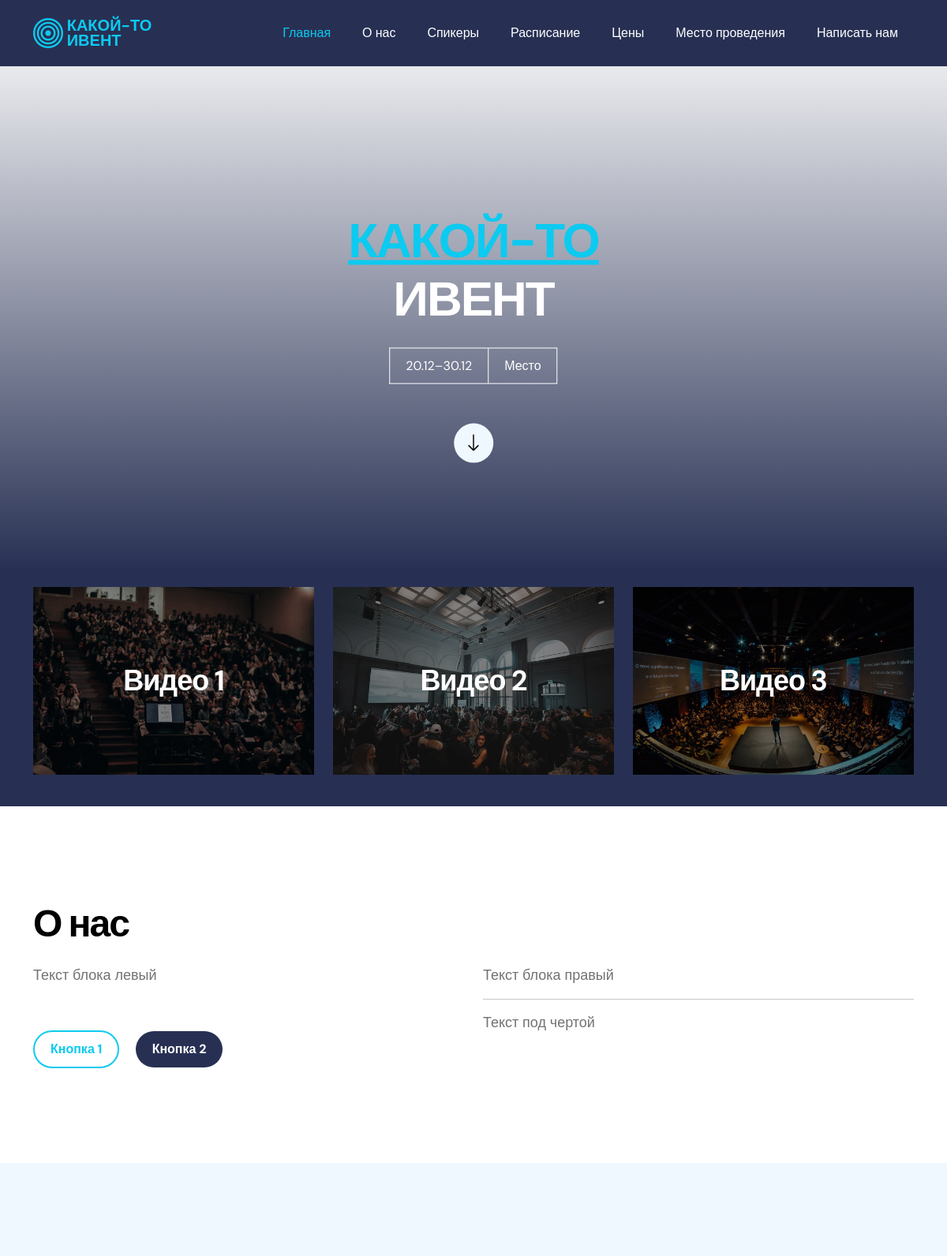
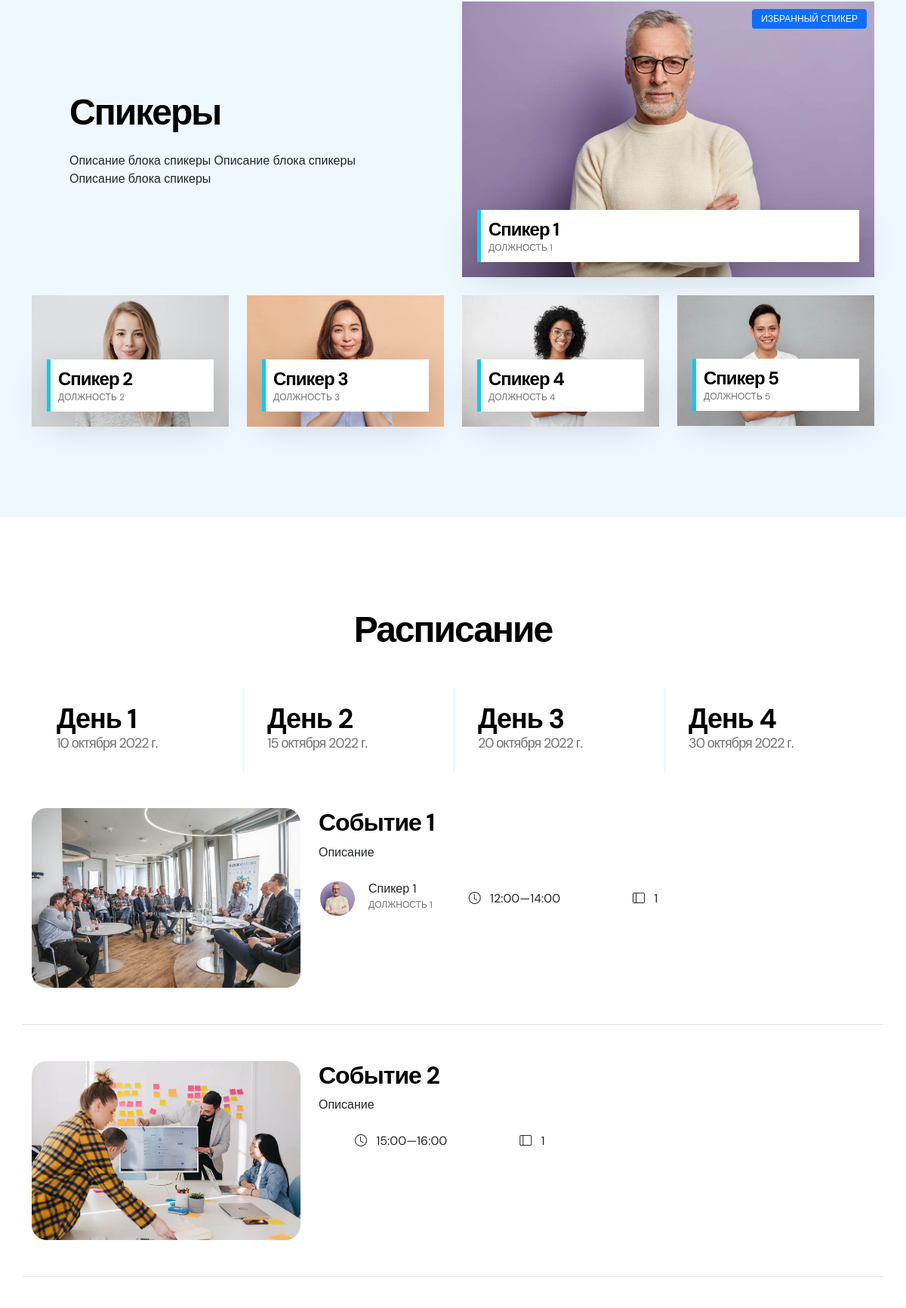
The page / (upper part) on the database its author committed (2 pictures, top to bottom).
### main/models.py (models this page shows, shortened)
class Main(models.Model):
    main_title = models.CharField('Title страницы', max_length=80)
    main_description = models.CharField('Description страницы', max_length=255)
    main_name = models.CharField('Название сайта', max_length=100)
    main_copywrite = models.CharField('Копирайт в подвале', max_length=150)
    main_fb = models.CharField('FB в подвале', max_length=100, null=True, blank=True)
    main_instagram = models.CharField('Instagram в подвале', max_length=100, null=True, blank=True)
    main_wa = models.CharField('WA в подвале', max_length=100, null=True, blank=True)
    main_yt = models.CharField('YouTube в подвале', max_length=100, null=True, blank=True)
    class Meta:
        verbose_name = "Настройки"

class Menu(models.Model):
    menu_title = models.CharField('Пукнт меню', max_length=50)
    menu_url = models.CharField('Ссылка меню', max_length=50)
    menu_footer = models.BooleanField('Отображать пункт меню в подвале', default=False)
    menu_order = models.SmallIntegerField('Порядок', default=0)
    menu_draft = models.BooleanField('Публикация', default=True)
    id_menu = models.ForeignKey(Main, on_delete=models.CASCADE, related_name='id_menu', default='')
    class Meta:
        verbose_name = "Пункты меню"
        verbose_name_plural = "Пункты меню"

### banner/models.py (models this page shows, shortened)
class Banner(models.Model):
    banner_title_one = models.CharField('Подчеркнутый текст', max_length=50)
    banner_title_two = models.CharField('Текст', max_length=50)
    banner_date = models.CharField('Даты проведения', max_length=50)
    banner_plase = models.CharField('Место проведения', max_length=50)
    banner_movie = models.FileField('Видео на фоне', upload_to='banner/')
    class Meta:
        verbose_name = "Основной баннер"

class BannerVideo(models.Model):
    video_title = models.CharField('Название', max_length=50)
    video_url = models.CharField('Ссылка на видео', max_length=200)
    video_prew = models.ImageField('Превью видео', upload_to='banner/')
    video_order = models.SmallIntegerField('Порядок', default=0)
    video_draft = models.BooleanField('Публикация', default=True)
    id_video = models.ForeignKey(Banner, on_delete=models.CASCADE, related_name='id_video', default='')
    class Meta:
        verbose_name = "Видео в баннере"
        verbose_name_plural = "Видео в банере"

### about/models.py (models this page shows, shortened)
class About(models.Model):
    about_title = models.CharField('Заголовок блока', max_length=50)
    about_text_left = models.TextField('Текст левой колонки')
    about_button_one_title = models.CharField('Название первой кнопки', max_length=50, null=True, blank=True)
    about_button_one_url = models.CharField('Ссылка первой кнопки', max_length=80, null=True, blank=True,
                                            help_text='Может быть задана ссылка на блок через #')
    about_button_two_title = models.CharField('Название второй кнопки', max_length=50, null=True, blank=True)
    about_button_two_url = models.CharField('Ссылка второй кнопки', max_length=80, null=True, blank=True,
                                            help_text='Может быть задана ссылка на блок через #')
    about_text_right = models.TextField('Текст правой колонки')
    about_text_underline = models.TextField('Текст под чертой')
    class Meta:
        verbose_name = "Блок «О нас»"

### speakers/models.py (models this page shows, shortened)
class SpeakersMain(models.Model):
    title = models.CharField('Заголвок блока', max_length=50)
    descr = models.TextField('Описание блока')
    class Meta:
        verbose_name = "Настройки блока Спикеров"

class Speakers(models.Model):
    speakers_title = models.CharField('ФИО спикера', max_length=100)
    speakers_descr = models.CharField('Долдность спикера', max_length=70)
    speakers_inst = models.CharField('Инстаграмм спикера', max_length=100, null=True, blank=True)
    speakers_photo = models.ImageField('Фото спикера', upload_to='photo/')
    speakers_main = models.BooleanField('Избранный спикер?', default=False)
    speakers_order = models.SmallIntegerField('Порядок', default=0)
    speakers_draft = models.BooleanField('Публикация', default=True)
    class Meta:
        verbose_name = "Спикеры"
        verbose_name_plural = "Спикеры"

### schedule/models.py (models this page shows, shortened)
class TitleSchedule(models.Model):
    title = models.CharField('Заголовок блока', max_length=60)
    class Meta:
        verbose_name = "Заголовок блока"

class Schedule(models.Model):
    title_schedule = models.CharField('Название дня', max_length=50)
    date_schedule = models.DateField('Дата проведения', default=date.today)
    id_schedule = models.CharField('ID вкладки', max_length=50, help_text='Пример: day_1')
    class Meta:
        verbose_name = "День проведения"
        verbose_name_plural = "День проведения"

### streamblocks/models.py (models this page shows)
class ScheduleItem(models.Model):
    title = models.CharField('Название собития', max_length=100)
    decsr = models.TextField('Описание события')
    photo = models.ImageField('Фото события', upload_to='photo/')
    speaker = models.ForeignKey(Speakers, on_delete=models.PROTECT, related_name='speaker_schedule', blank=True,
                                null=True)
    time_begin = models.TimeField('Время начала', default=now)
    time_end = models.TimeField('Время окончания', default=now)
    date_ivent = models.ManyToManyField(to='schedule.Schedule', verbose_name='Даты ивента',
                                            related_name='ivent_date')
    place = models.CharField('Место проведения', max_length=60)
    draft = models.BooleanField('Публикация', default=True)
    class Meta:
        verbose_name = "Расписание"
        verbose_name_plural = "Расписание"

### main/views.py (the view)
# urls.py: path('', main),
def main(request):
    error = ''
    if request.method == 'POST':
        form = FormOnPage(request.POST)
        if form.is_valid():
            try:
                form.save()
            except:
                error = 'Форма не была отправлена'
    else:
        form = FormOnPage()
    return render(request, 'index.html', {'form': form, 'error': error, 'all_main': Main.objects.all()})

### templates/index.html (shortened to what this page needs)
<!doctype html>
{% load static %}
{% load tags %}
{% for main in all_main %}
<html lang="ru">
<head>
    <link href="{% static 'css/bootstrap.min.css' %}" rel="stylesheet">
    <link href="{% static 'css/bootstrap-icons.css' %}" rel="stylesheet">
    <link href="{% static 'css/templatemo-leadership-event.css' %}" rel="stylesheet">
</head>
<body>
<nav class="navbar navbar-expand-lg">
    <div class="container">
        <a href="/" class="navbar-brand mx-auto mx-lg-0">
            <i class="bi-bullseye brand-logo"></i>
            <span class="brand-text">{{ main.main_name | safe }}</span>
        </a>
        {% get_header_menu %}
</nav>
<main>
    {% get_banner %}
    {% get_banner_video %}
    {% get_about_block %}
    {% get_speakers %}
    {% get_schedule %}
</main>
</body>
{% endfor %}
</html>

### templates/tags/header_menu.html (shortened to what this page needs)
<div class="collapse navbar-collapse" id="navbarNav">
    <ul class="navbar-nav ms-auto">
        {% for header_menu in header_menu_all %}
        <li class="nav-item">
            <a class="nav-link click-scroll" href="{{ header_menu.menu_url }}">{{ header_menu.menu_title }}</a>
        </li>
        {% endfor %}
    </ul>

### templates/tags/banner.html
{% for banner in banner_all %}
<section class="hero" id="section_1">
    <div class="container">
        <div class="row">
            <div class="col-lg-5 col-12 m-auto">
                <div class="hero-text">
                    <h1 class="text-white mb-4"><u class="text-info">{{ banner.banner_title_one }}</u><br>{{ banner.banner_title_two }}</h1>
                    <div class="d-flex justify-content-center align-items-center">
                        <span class="date-text">{{ banner.banner_date }}</span>
                        <span class="location-text">{{ banner.banner_plase }}</span>
                    </div>
                    <a href="#section_2" class="custom-link bi-arrow-down arrow-icon"></a>
                </div>
            </div>
        </div>
    </div>
    <div class="video-wrap">
        <video autoplay="" loop="" muted="" class="custom-video" poster="">
            <source src="{{ banner.banner_movie.url }}" type="video/mp4">
        </video>
    </div>
</section>
{% endfor %}

### templates/tags/banner_video.html (shortened to what this page needs)
   <section class="highlight">
                <div class="container">
                    <div class="row">
                        {% for banner_video in banner_video_all %}
                        <div class="col-lg-4 col-md-6 col-12">
                            <div class="highlight-thumb">
                                <img src="{{ banner_video.video_prew.url }}" class="highlight-image img-fluid" alt="">
                                <div class="highlight-info">
                                    <h3 class="highlight-title">{{ banner_video.video_title }}</h3>
                                </div>
                            </div>
                        </div>
                        {% endfor %}
                    </div>
                </div>
            </section>

### templates/tags/about_block.html (shortened to what this page needs)
{% for about_block in about_block_all %}
<section class="about section-padding" id="section_2">
    <div class="container">
        <div class="row">
            <div class="col-lg-10 col-12">
                <h2 class="mb-4">{{ about_block.about_title }}</u></h2>
            </div>
            <div class="col-lg-6 col-12">
                {{ about_block.about_text_left | safe}}
                <br>
                <a class="custom-btn custom-border-btn btn custom-link mt-3 me-3" href="{{ about_block.about_button_one_url}}">{{ about_block.about_button_one_title }}</a>
                <a class="custom-btn btn custom-link mt-3" href="{{ about_block.about_button_two_url }}">{{ about_block.about_button_two_title}}</a>
            </div>
            <div class="col-lg-6 col-12 mt-5 mt-lg-0">
                {{ about_block.about_text_right | safe}}
                <hr>
                <p class="d-inline">{{ about_block.about_text_underline | safe}}</p>
            </div>
        </div>
    </div>
</section>
{% endfor %}

### templates/tags/speakers.html
{% for speakers_block in speakers_block_all %}
{% load tags %}
<section class="speakers section-padding" id="section_3">
        <div class="container">
            <div class="row">
                <div class="col-lg-6 col-12 d-flex flex-column justify-content-center align-items-center">
                    <div class="speakers-text-info">
                        <h2 class="mb-4">{{ speakers_block.title }}</u></h2>
                        {{ speakers_block.descr | safe }}
                    </div>
                </div>
                {% get_speakers_items %}
            </div>
        </div>
    </section>
{% endfor %}

### templates/tags/speakers_items.html (shortened to what this page needs)
{% for speakers_item in speakers_item_all %}
{% if speakers_item.speakers_main == True %}
<div class="col-lg-6 col-12">
    <div class="speakers-thumb">
        <img src="{{ speakers_item.speakers_photo.url }}"
             class="img-fluid speakers-image" alt="">
        <small class="speakers-featured-text">Избранный спикер</small>
        <div class="speakers-info">
            <h5 class="speakers-title mb-0">{{ speakers_item.speakers_title }}</h5>
            <p class="speakers-text mb-0">{{ speakers_item.speakers_descr }}</p>
        </div>
    </div>
</div>
{% endif %}
{% endfor %}
<div class="col-lg-12 col-12">
    <div class="row">
        {% for speakers_item in speakers_item_all %}
        {% if speakers_item.speakers_main == False %}
        <div class="col-lg-3 col-md-6 col-12">
            <div class="speakers-thumb speakers-thumb-small">
                <div class="speakers-info">
                    <h5 class="speakers-title mb-0">{{ speakers_item.speakers_title }}</h5>
                    <p class="speakers-text mb-0">{{ speakers_item.speakers_descr }}</p>
                </div>
            </div>
        </div>
        {% endif %}
        {% endfor %}
    </div>
</div>

### templates/tags/schedule.html
{% for schedule in schedule_all %}
{% load tags %}
<section class="schedule section-padding" id="section_4">
    <div class="container">
        <div class="row">
            <div class="col-lg-12 col-12">
                <h2 class="mb-5 text-center">{{ schedule.title }}</u></h2>
                {% get_schedule_days %}
            </div>
        </div>
    </div>
</section>
{% endfor %}

### templates/tags/schedule_days.html
{% load tags %}
<nav>
    <div class="nav nav-tabs align-items-baseline" id="nav-tab" role="tablist">
        {% for schedule_days in schedule_days_all %}
        <button {% if item.current %} class='nav-link active' {% else %} class='nav-link' {% endif %}
                id="{{ schedule_days.id_schedule }}" data-bs-toggle="tab"
                data-bs-target="#{{ schedule_days.id_schedule }}" type="button" role="tab" aria-selected="true">
            <h3>
                <span>{{ schedule_days.title_schedule }}</span>
                <small>{{ schedule_days.date_schedule }}</small>
            </h3>
        </button>
        {% endfor %}
    </div>
</nav>
{% for schedule_days in schedule_days_all %}
{% for schedule_item in schedule_days.id_schedule_item.all %}
{% for schedule_item in schedule_item_all %}
<div class="tab-content mt-5" id="{{ schedule_days.id_schedule }}">
    <div class='tab-pane fade show active' id="{{ schedule_days.id_schedule }}" role="tabpanel">
        <div class="row border-bottom pb-5 mb-5">
            <div class="col-lg-4 col-12">
                <img src="{{ schedule_item.photo.url }}"
                     class="schedule-image img-fluid" alt="">
            </div>
            <div class="col-lg-8 col-12 mt-3 mt-lg-0">
                <h4 class="mb-2">{{ schedule_item.title }}</h4>
                {{ schedule_item.decsr | safe }}
                <div class="d-flex align-items-center mt-4">
                    {% if schedule_item.speaker %}
                    <div class="avatar-group d-flex">
                        <img src="{{ schedule_item.speaker.speakers_photo.url }}"
                             class="img-fluid avatar-image" alt="">
                        <div class="ms-3">
                            {{ schedule_item.speaker.speakers_title }}
                            <p class="speakers-text mb-0">{{ schedule_item.speaker.speakers_descr }}</p>
                        </div>
                    </div>
                    {% endif %}
                    <span class="mx-3 mx-lg-5">
                                                    <i class="bi-clock me-2"></i>
                                                    {{ schedule_item.time_begin }}—{{ schedule_item.time_end }}
                                                </span>
                    <span class="mx-1 mx-lg-5">
                                                    <i class="bi-layout-sidebar me-2"></i>
                                                    {{ schedule_item.place }}
                                                </span>
                </div>
            </div>
        </div>
    </div>
</div>
{% endfor %}
{% endfor %}
{% endfor %}

### rows shown on the page
Main: main_name "КАКОЙ-ТО ИВЕНТ"
Menu: menu_title "Главная"
Menu: menu_title "О нас"
Menu: menu_title "Спикеры"
Menu: menu_title "Расписание"
Menu: menu_title "Цены"
Menu: menu_title "Место проведения"
Menu: menu_title "Написать нам"
Banner: banner_title_one "КАКОЙ-ТО", banner_title_two "ИВЕНТ", banner_date "20.12–30.12", banner_plase "Место"
BannerVideo: video_prew (picture), video_title "Видео 1"
BannerVideo: video_prew (picture), video_title "Видео 2"
BannerVideo: video_prew (picture), video_title "Видео 3"
About: about_title "О нас", about_text_left "Текст блока левый", about_button_one_title "Кнопка 1", about_button_two_title "Кнопка 2", about_text_right "Текст блока правый", about_text_underline "Текст под чертой"
SpeakersMain: title "Спикеры", descr "Описание блока спикеры Описание блока спикеры Описание блока спикеры"
Speakers: speakers_photo (picture), speakers_title "Спикер 1", speakers_descr "ДОЛЖНОСТЬ 1"
Speakers: speakers_title "Спикер 2", speakers_descr "ДОЛЖНОСТЬ 2"
Speakers: speakers_title "Спикер 3", speakers_descr "ДОЛЖНОСТЬ 3"
Speakers: speakers_title "Спикер 4", speakers_descr "ДОЛЖНОСТЬ 4"
Speakers: speakers_title "Спикер 5", speakers_descr "ДОЛЖНОСТЬ 5"
TitleSchedule: title "Расписание"
Schedule: title_schedule "День 1", date_schedule "10 октября 2022 г."
Schedule: title_schedule "День 2", date_schedule "15 октября 2022 г."
Schedule: title_schedule "День 3", date_schedule "20 октября 2022 г."
Schedule: title_schedule "День 4", date_schedule "30 октября 2022 г."
ScheduleItem: photo (picture), title "Событие 1", decsr "Описание", speaker.speakers_photo (picture), speaker.speakers_title "Спикер 1", speaker.speakers_descr "ДОЛЖНОСТЬ 1", time_begin "12:00", time_end "14:00", place "1"
ScheduleItem: photo (picture), title "Событие 2", decsr "Описание", time_begin "15:00", time_end "16:00", place "1"
